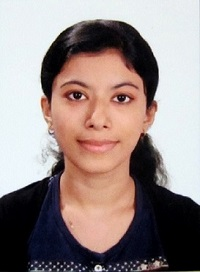
#> input picture numpyimage/pHOTO_50KB_png.png, 200 x 272 px, given in place of smallgray.png, which was not available
$ jupyter execute --allow-errors 'Image process.ipynb'
#> lines starting #> are read from the running program, lines starting #| are printed output that depends on the picture; pictures that were not available may be replaced by others from this repository, and a replacement may not be noted
[cell 1]
import numpy
import cv2
import os

[cell 2]
os.listdir()

[cell 3]
im=cv2.imread("smallgray.png",0)
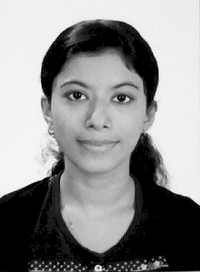
#> im: shape (272, 200); min 0, max 254, mean 140.8
im

[cell 4]
im2 = cv2.imread("smallgray.png",1)
#> im2 is the input picture: shape (272, 200, 3); mean B, G, R 134.2, 136.8, 151.5
im2

[cell 5]
cv2.imwrite("New_written.png" , im2)
#> Out = True

[cell 6]
# Indexing and iterating through numpy array

[cell 7]
im

[cell 8]
im[0:2]

[cell 9]
im[0:2,2:4]
#> Out = [[237, 238], [239, 240]]

[cell 10]
im[2,4]
#> Out = 239

[cell 11]
for i in im:
    print(i)  # Row wise accessing
#> this loop made 272 passes
#> (printed output is left out)

[cell 12]
for i in im.T:
    print(i) #columnwise accessing

[cell 13]
for i in im.flat:
    print(i)
#> this loop made 54400 passes
#> i on passes 1 to 3: 238, 237, 237

[cell 14]
# Stacking and splitting

#> (a cell that did not finish here is left out)

[cell 16]
ims = numpy.hstack((im,im))
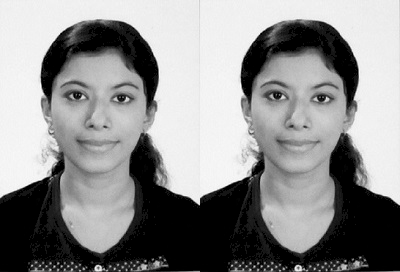
#> ims: shape (272, 400); min 0, max 254, mean 140.8
ims

[cell 17]
ims= numpy.vstack((im,im,im)) #vertically stack
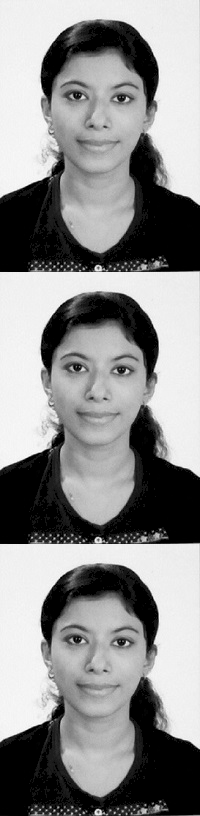
#> ims: shape (816, 200); min 0, max 254, mean 140.8
ims

#> (a cell that did not finish here is left out)

[cell 19]
hlist =  numpy.hsplit(ims , 5)
#> hlist = 5 items
hlist   # Produces a python list of NUMPY arrays

[cell 20]
vlist = numpy.vsplit(ims, 3)
#> vlist = 3 items
vlist
